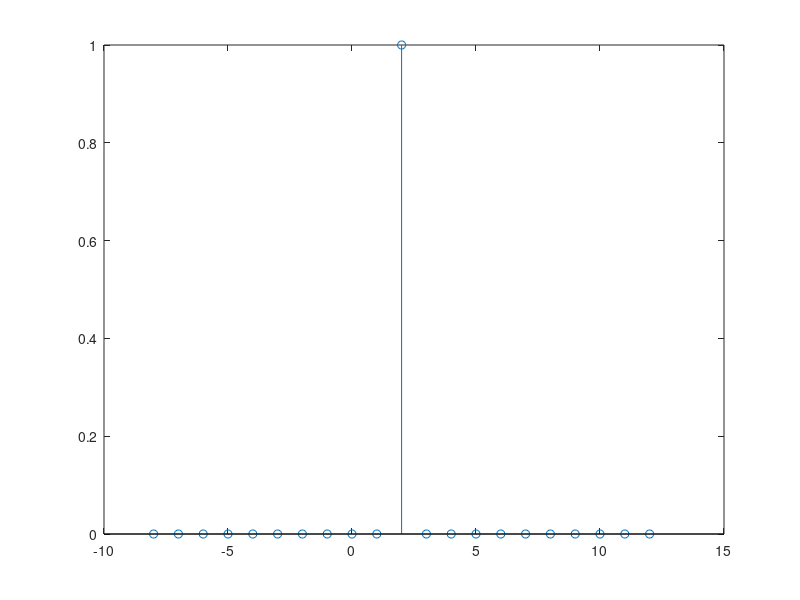

Write MATLAB code to recreate this figure.

clear all 
close all 
clc 
s_n = -10;
e_n = 10;
shift = -2;
n = (s_n - shift) : (e_n - shift)
s = n;
for n = (s_n - shift ) : (e_n - shift)
    i = n + abs(s_n - shift) +1;
    if n  == ( 0 - shift)
        a(i) = 1;
    else 
        a(i) = 0;
    end 
end
stem(s,a)         % used for plotting discrete data % 
